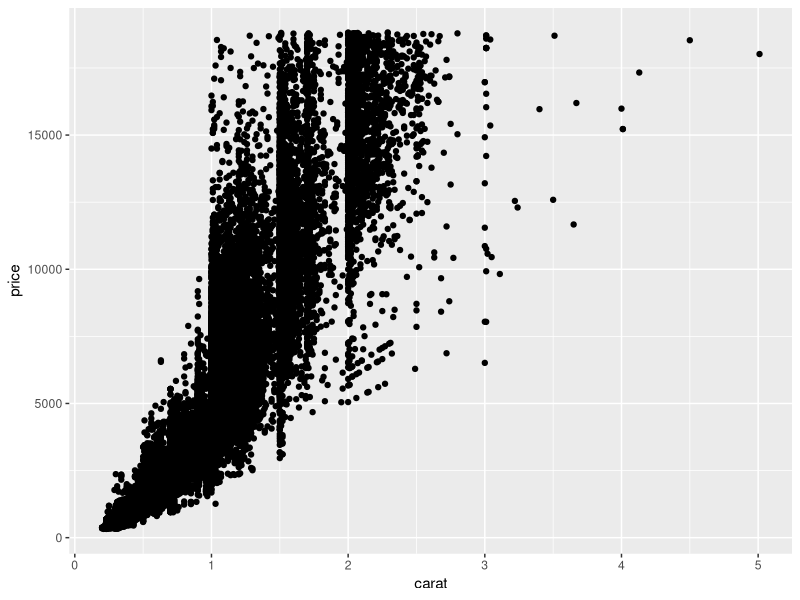
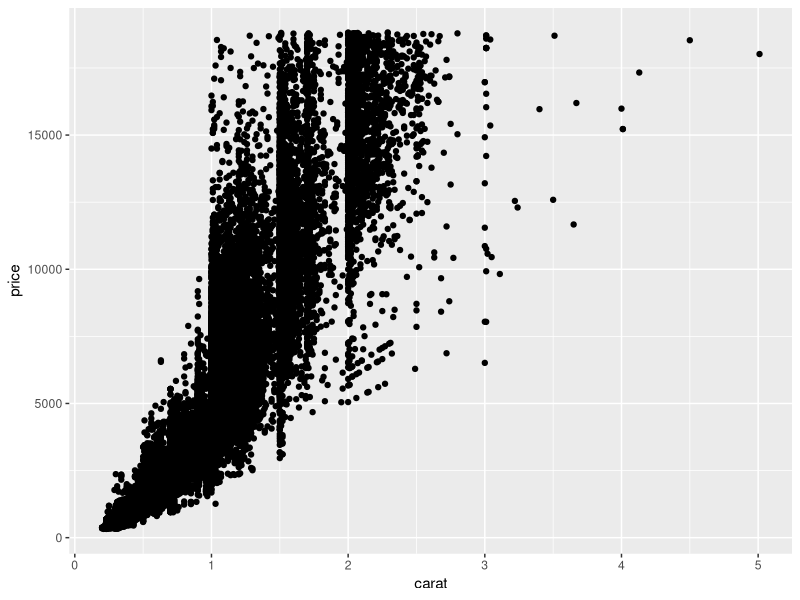
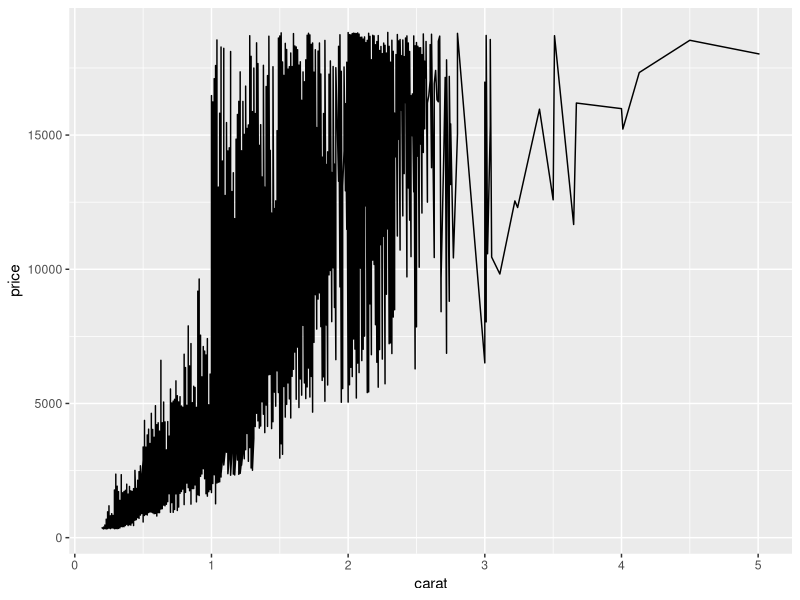
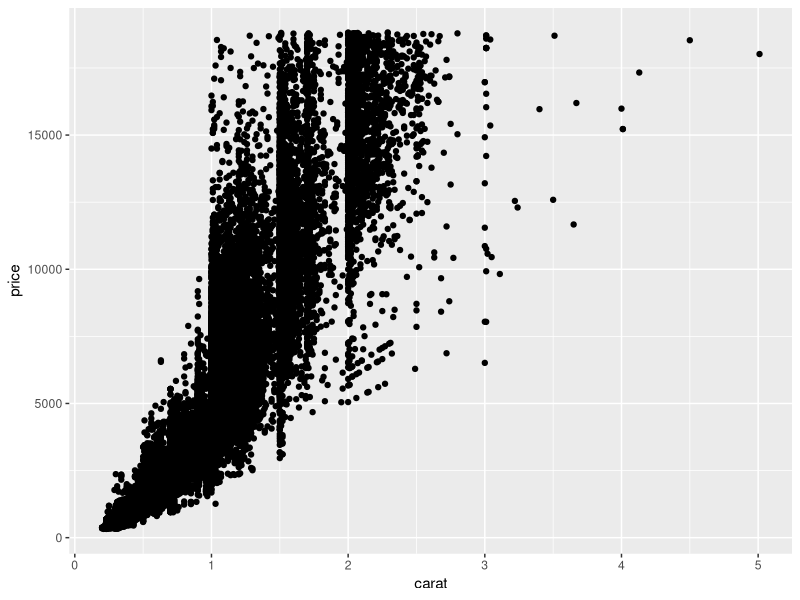
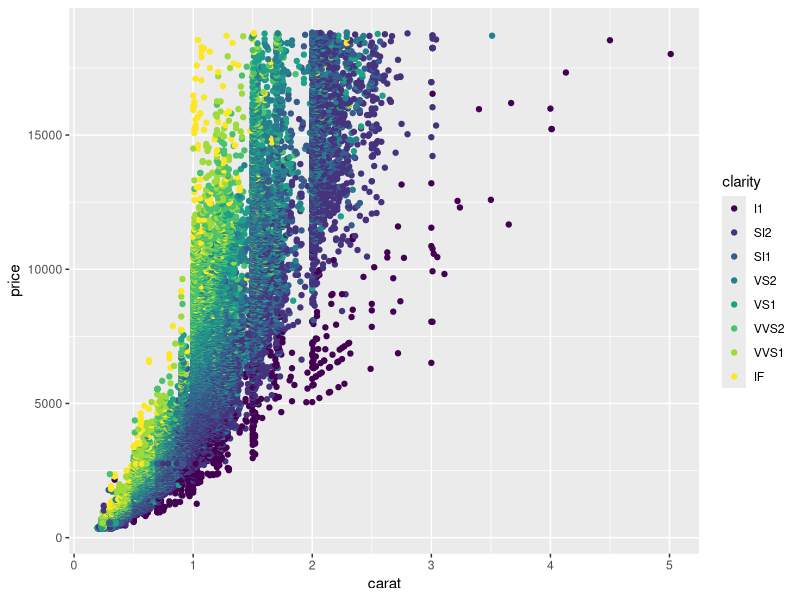
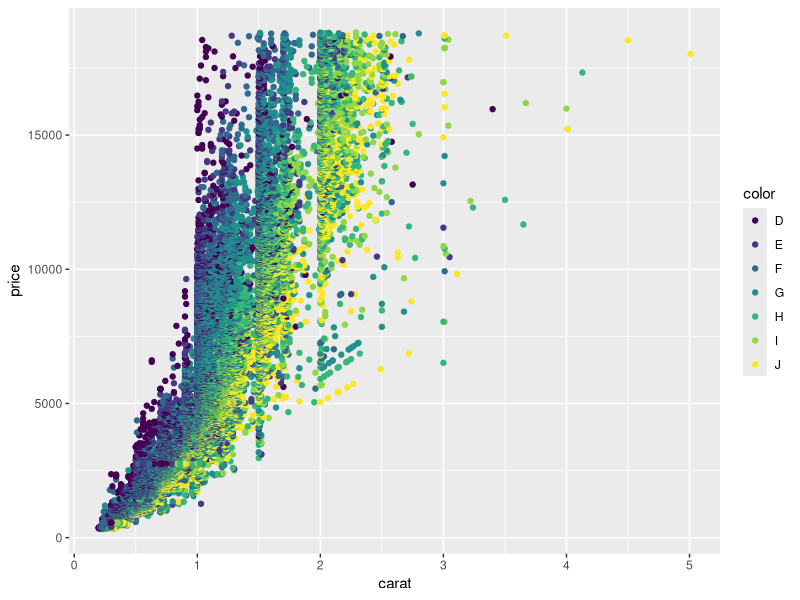
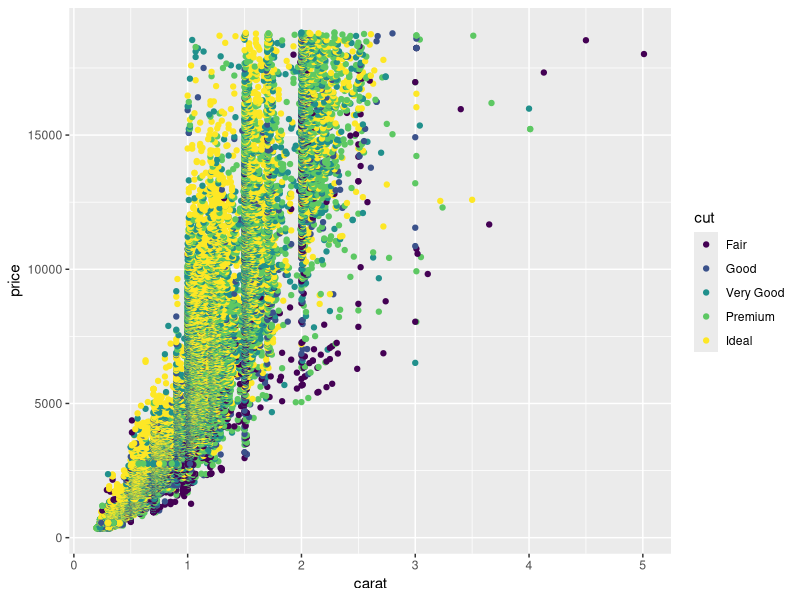
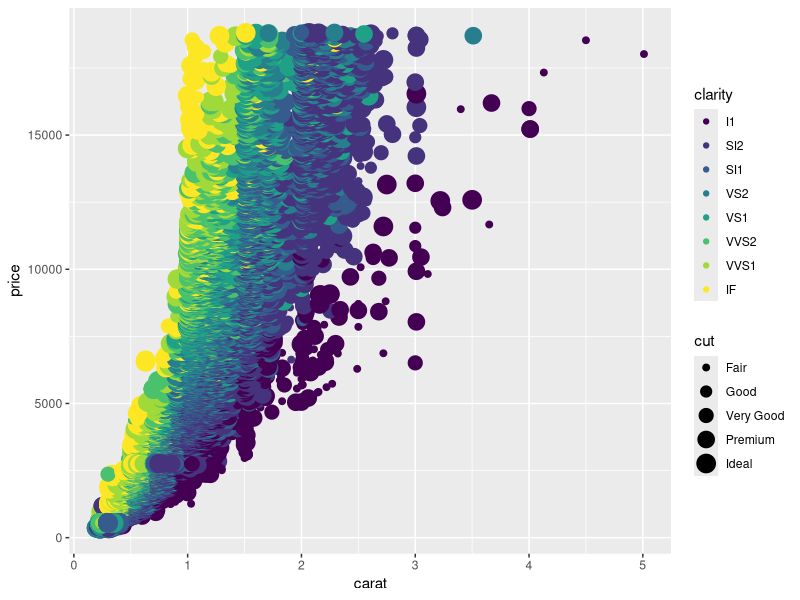

Generate these figures, in order, with R:
library(ggplot2)
data("diamonds")
View(diamonds)
help(diamonds)
#An "aesthetic" is a dimension of a graph that we can perceive visually:
ggplot(diamonds,aes(carat,price))+geom_point()
gg <- ggplot(diamonds, aes(x=carat, y=price)) + geom_point()
gg
ggplot(diamonds,aes(x=carat, y=price)) + geom_line()
gg

#To add an aesthetic, "color=clarity", using clarity, which is a measure of the clarity of each diamond, to color our points. 
ggplot(diamonds, aes(x=carat, y=price, color=clarity)) + geom_point()
ggplot(diamonds, aes(x=carat, y=price, color=color)) + geom_point()
ggplot(diamonds, aes(x=carat, y=price, color=cut)) + geom_point()
ggplot(diamonds, aes(x=carat, y=price, color=clarity, size=cut)) + geom_point()
ggplot(diamonds, aes(x=carat, y=price, color=clarity, shape=cut)) + geom_point()
#add additional layer using the plus sign.
ggplot(diamonds, aes(x=carat, y=price)) + geom_point() + geom_smooth(se=FALSE)
ggplot(diamonds, aes(x=carat, y=price)) + geom_point() + geom_smooth(se=FALSE, method="lm")
ggplot(diamonds, aes(x=carat, y=price, color=clarity)) + geom_point() + geom_smooth(se=FALSE)
ggplot(diamonds, aes(x=carat, y=price, color=clarity)) + geom_smooth(se=FALSE)
ggplot(diamonds, aes(x=carat, y=price, color=cut)) + geom_point() + facet_wrap(~ clarity)
#~ expalined by
ggplot(diamonds, aes(x=carat, y=price, color=cut)) + geom_point() + facet_grid(color ~ clarity)
ggplot(diamonds, aes(x=carat, y=price)) + geom_point() + ggtitle("My scatter plot")
ggplot(diamonds, aes(x=carat, y=price)) + geom_point() + ggtitle("My scatter plot") + xlab("Weight (carats)")
ggplot(diamonds, aes(x=carat, y=price)) + geom_point() + ggtitle("My scatter plot") + xlab("Weight (carats)") + xlim(0, 2)
ggplot(diamonds, aes(x=carat, y=price)) + geom_point() + ggtitle("My scatter plot") + xlab("Weight (carats)") + ylim(0, 10000)
ggplot(diamonds, aes(x=price)) + geom_histogram()
ggplot(diamonds, aes(x=price)) + geom_histogram(binwidth=2000)
ggplot(diamonds, aes(x=price)) + geom_histogram(binwidth=200) + facet_wrap(~ clarity)
ggplot(diamonds, aes(x=price)) + geom_histogram(binwidth=200) + facet_wrap(~ clarity, scale="free_y")
ggplot(diamonds, aes(x=price, fill=clarity)) + geom_histogram()
ggplot(diamonds, aes(x=price)) + geom_density()
ggplot(diamonds, aes(x=price, color=cut)) + geom_density()
#One common method in statistics for comparing multiple densities is to use a boxplot.
#A boxplot has two attributes: an x, which is usually a classification into categories
#and y, the actual variable that you're comparing.
ggplot(diamonds, aes(x=color, y=price)) + geom_boxplot()
